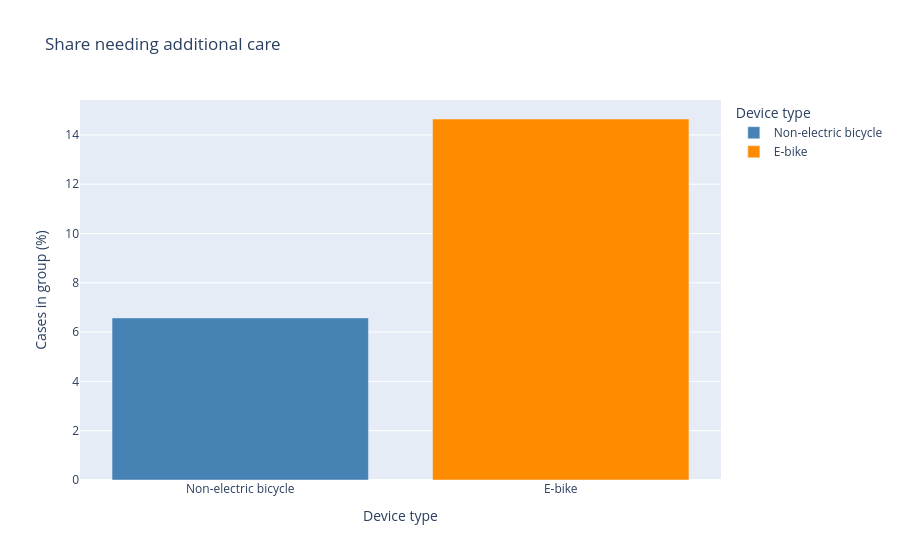

Notebook code for this chart:
### Code cell
make_additional_care_figure(bicycle_data, "Bicycles")

### Figure 1 — Plotly figure (JSON) as saved in the notebook; plotly's stock layout.template omitted (floating-point values rounded to 4 significant figures)
{"data": [{"hovertemplate": "Device type=%{x}<br>Cases in group (%)=%{y}<extra></extra>", "legendgroup": "Non-electric bicycle", "marker": {"color": "steelblue", "pattern": {"shape": ""}}, "name": "Non-electric bicycle", "orientation": "v", "showlegend": true, "textposition": "auto", "type": "bar", "x": ["Non-electric bicycle"], "xaxis": "x", "y": [6.576], "yaxis": "y"}, {"hovertemplate": "Device type=%{x}<br>Cases in group (%)=%{y}<extra></extra>", "legendgroup": "E-bike", "marker": {"color": "darkorange", "pattern": {"shape": ""}}, "name": "E-bike", "orientation": "v", "showlegend": true, "textposition": "auto", "type": "bar", "x": ["E-bike"], "xaxis": "x", "y": [14.64], "yaxis": "y"}], "layout": {"barmode": "relative", "legend": {"title": {"text": "Device type"}, "tracegroupgap": 0}, "title": {"text": "Share needing additional care"}, "xaxis": {"anchor": "y", "categoryarray": ["Non-electric bicycle", "E-bike"], "categoryorder": "array", "domain": [0, 1], "title": {"text": "Device type"}}, "yaxis": {"anchor": "x", "domain": [0, 1], "title": {"text": "Cases in group (%)"}}}}
